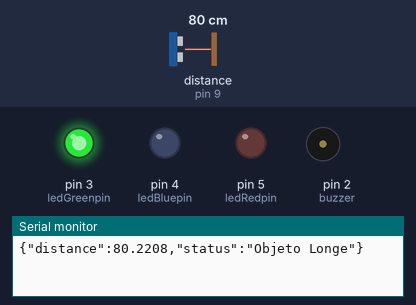
Bench run of a sketch on a simulated Arduino Uno, built with avr-gcc and run on an emulated ATmega328P. On the bench: output pins drawn as LEDs (lit = HIGH), buzzer (waves = sounding, pin HIGH), the last lines printed to the serial monitor. Wiring (inferred from the names in the program): ultrasonic range finder: trigger pin 10; echo pin 9. Dashed ring = blinking. The inputs (shaded band) are chosen by the test bench; at power-on: distance to the obstacle (sensor on pin 9) 80 cm. The echo pulse lasts 58.3 µs per cm; pins used as bus, display or sensor lines are not drawn.

Above: at 3.8 s.
3.9 s: distance to the obstacle (sensor on pin 9) set to 33 cm
7.8 s: distance to the obstacle (sensor on pin 9) set to 26 cm
At 12.4 s:
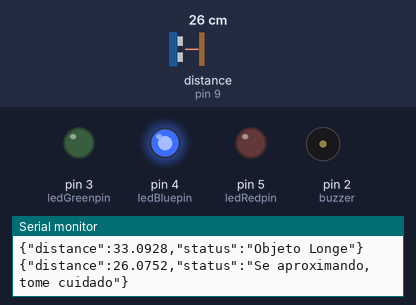
15.6 s: distance to the obstacle (sensor on pin 9) set to 2 cm
At 18.6 s:
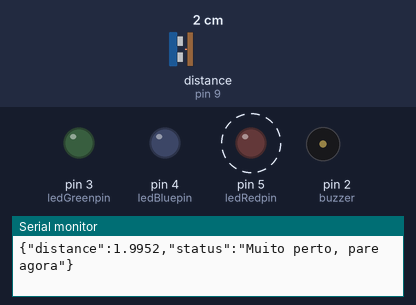
23.2 s: distance to the obstacle (sensor on pin 9) set to 18 cm
At 26.6 s:
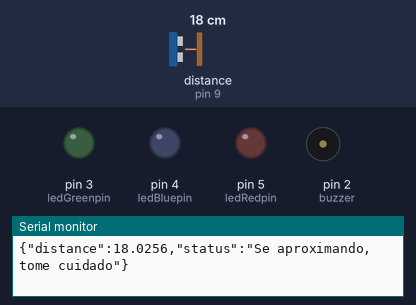
31.0 s: distance to the obstacle (sensor on pin 9) set to 4 cm
At 33.31 s:
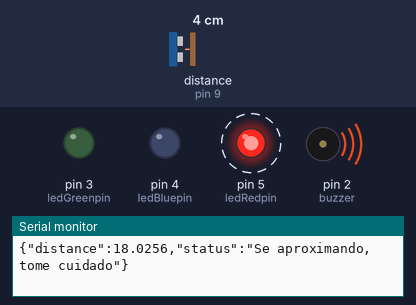
Timing chart, 0 to 38.1 s (numbered marks = the images above; inputs shaded):
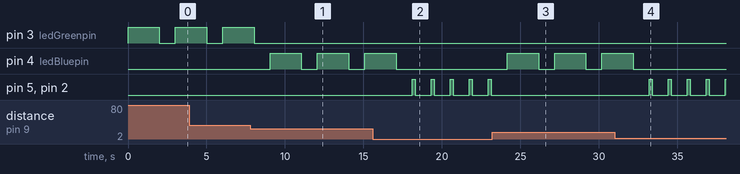

The sketch:

sketch_oct27a.ino
```cpp
#include <ArduinoJson.h>

#define trigPin 10
#define echoPin 9
#define ledRedpin 5
#define ledBluepin 4
#define ledGreenpin 3
#define buzzer 2

int counter;
float duration;
float distance;
unsigned long time;

void setup()
{
  Serial.begin(9600);
  pinMode(trigPin, OUTPUT);
  pinMode(echoPin, INPUT);
  pinMode(ledRedpin, OUTPUT);
  pinMode(ledBluepin, OUTPUT);
  pinMode(ledGreenpin, OUTPUT);
  pinMode(buzzer, OUTPUT);
}

void loop()
{
  digitalWrite(trigPin, LOW);
  delayMicroseconds(2);

  digitalWrite(trigPin, HIGH);
  delayMicroseconds(10);
  digitalWrite(trigPin, LOW);

  duration = 0;
  counter = 0;
  while (--counter != 0)
  {
    if (PINB & 2)
    {
      time = micros();
      break;
    }
  }
  while (--counter != 0)
  {
    if ((PINB & 2) == 0)
    {
      duration = micros() - time;
      break;
    }
  }

  distance = (duration / 2) * 0.0344;

  StaticJsonDocument<100> json; // Tamanho do buffer para o JSON

  if (distance < 10)
  {
    digitalWrite(5, HIGH);
    digitalWrite(2, HIGH);
    json["distance"] = distance; // Adicione a distância ao JSON
    json["status"] = "Muito perto, pare agora";
    delay(200);
    digitalWrite(5, LOW);
    digitalWrite(2, LOW );
    delay(10);
  }
  else if (distance >= 10 && distance <= 30)
  {
    digitalWrite(4, HIGH);
    json["distance"] = distance; // Adicione a distância ao JSON
    json["status"] = "Se aproximando, tome cuidado";
    delay(2000);
    digitalWrite(4, LOW);
    delay(10);
  }
  else
  {
    digitalWrite(3, HIGH);
    json["distance"] = distance; // Adicione a distância ao JSON
    json["status"] = "Objeto Longe";
    delay(2000);
    digitalWrite(3, LOW);
    delay(10);
  }

  String jsonString;
  serializeJson(json, jsonString);

  Serial.println(jsonString);

  delay(1000);
}
```

Measured:
- the behaviour switches between 30 and 29 cm on distance to the obstacle (sensor on pin 9) (found by bisection; images 0 and 1)
- after the input at 7.8 s, pin 3 (ledGreenpin): goes on until 8.0 s, then stays LOW; pin 4 (ledBluepin): alternates HIGH for 2.0 s and LOW for 1.0 s, starting after 1.3 s
- after the input at 15.6 s, pin 4 (ledBluepin): goes on until 17.1 s, then stays LOW; pin 5 (ledRedpin), pin 2 (buzzer): alternates HIGH for 0.20 s and LOW for 1.0 s, starting after 2.5 s
- after the input at 23.2 s, pin 4 (ledBluepin): alternates HIGH for 2.0 s and LOW for 1.0 s, starting after 0.96 s; pin 5 (ledRedpin), pin 2 (buzzer): stops changing and stays LOW
- after the input at 31.0 s, pin 4 (ledBluepin): goes on until 32.2 s, then stays LOW; pin 5 (ledRedpin), pin 2 (buzzer): alternates HIGH for 0.20 s and LOW for 1.0 s, starting after 2.2 s
